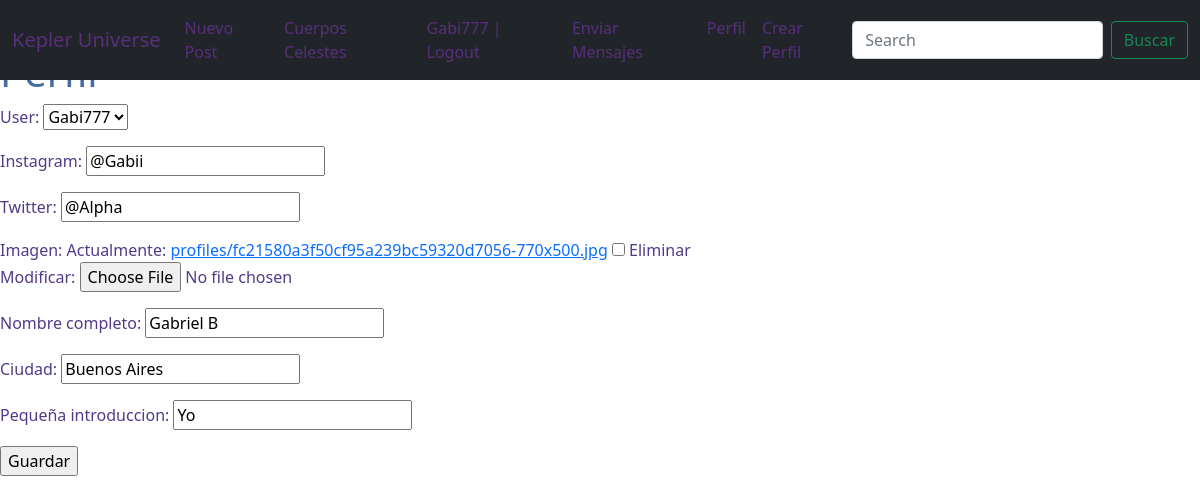
Screenshot of /profile/1/update (signed in) with the database file from the repository.
### Kepler/models.py (models this page shows, shortened)
class Profile(models.Model):
    user = models.OneToOneField(to=User, on_delete=models.CASCADE, related_name='profile')
    instagram = models.CharField(max_length=80)
    twitter = models.CharField(max_length=80)
    imagen = models.ImageField(upload_to='profiles', null=True, blank=True)
    nombre_completo = models.CharField(max_length=100)
    ciudad = models.CharField(max_length=100)
    pequeña_introduccion = models.CharField(max_length=150)

### Kepler/views.py (the view, shortened to what this page needs)
# urls.py: path('profile/<pk>/update', ProfileUpdate.as_view(), name='profile-update'),
class ProfileUpdate(LoginRequiredMixin, UserPassesTestMixin,UpdateView):
    model = Profile
    fields = '__all__'
    success_url = ('profile-detail')
    def test_func(self):
        user_id = self.request.user.id
        profile_id = self.kwargs.get('pk')
        return Profile.objects.filter(user=user_id, id=profile_id).exists()

### Kepler/templates/Kepler/profile_form.html (shortened to what this page needs)
{% extends 'Kepler/base.html' %}
{% block main %}
<h1 style="color:rgb(69, 109, 160)">Perfil</h1>
<form method="POST" enctype="multipart/form-data">
    {{form.as_p}}
    <input type="submit" value="Guardar">
</form>
{% endblock %}

### Kepler/templates/Kepler/base.html (shortened to what this page needs)
<!DOCTYPE html>
<html lang="en">
  <head>
        {% load static %}
<link href="{% static 'Kepler/css/bootstrap.min.css' %}" rel="stylesheet">
    <link href="{% static 'Kepler/css/carousel.css' %}" rel="stylesheet">
  </head>
  <body>
<header>
  <nav class="navbar navbar-expand-md navbar-dark fixed-top bg-dark">
    <div class="container-fluid">
      <a style="color:rgb(87, 47, 122)" class="navbar-brand" href="{% url 'index' %}">Kepler Universe</a>
      <div class="collapse navbar-collapse" id="navbarCollapse">
        <ul class="navbar-nav me-auto mb-2 mb-md-0">
          <li class="nav-item">
            <a style="color:rgb(87, 47, 122)" class="nav-link active" aria-current="page" href="{% url 'post-create' %}">Nuevo Post</a>
          </li>
          <li class="nav-item">
            <a style="color:rgb(87, 47, 122)" class="nav-link" href="{% url 'post-list' %}">Cuerpos Celestes</a>
          </li>
          {% if user.is_authenticated %}
            <li class="nav-item">
              <a style="color:rgb(87, 47, 122)" class="nav-link" href="{% url 'logout' %}">{{user.username}} | Logout</a>
            </li>
            {% endif %}
          <li class="nav-item">
            <a style="color:rgb(87, 47, 122)" class="nav-link" href="{% url 'mensaje-create' %}">Enviar Mensajes</a>
          </li>
          <li class="nav-item">
            <a style="color:rgb(87, 47, 122)" class="nav-link" href="{% url 'profile-list' %}">Perfil</a>
          </li>
          <li class="nav-item">
            <a style="color:rgb(87, 47, 122)" class="nav-link" href="{% url 'profile-create' %}">Crear Perfil</a>
          </li>
        </ul>
        <form class="d-flex">
          <input class="form-control me-2" type="search" placeholder="Search" aria-label="Search">
          <button class="btn btn-outline-success" type="submit">Buscar</button>
        </form>
      </div>
    </div>
  </nav>
</header>
{% block main %}
{% endblock %}
  </body>
</html>

### Kepler/static/Kepler/css/carousel.css (style rules this page uses)
body { padding-top: 3rem; padding-bottom: 3rem; color: #523a89; }

### rows the page displays
Profile: user "Gabi777", instagram "@Gabii", twitter "@Alpha", nombre_completo "Gabriel B", ciudad "Buenos Aires", pequeña_introduccion "Yo"

### other values shown
{{ user.username }} "Gabi777"
